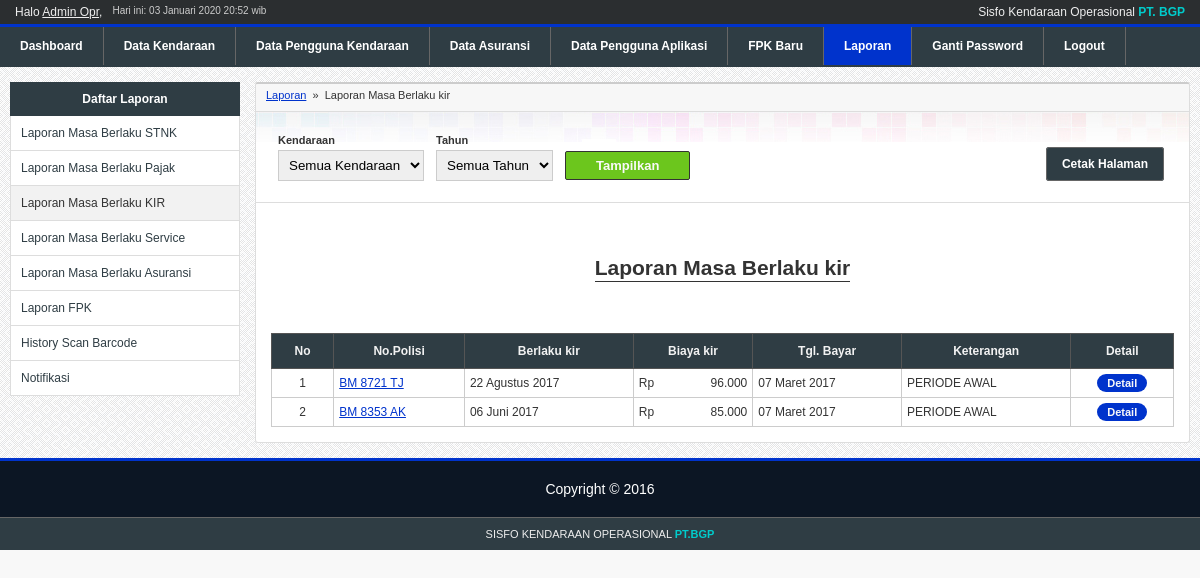
The page /skripsi/apps/laporan/index.php?sub=kir.php (signed in) on the database its author committed.
### tables this page shows
CREATE TABLE IF NOT EXISTS `user` (
  `id_user` tinyint(2) NOT NULL AUTO_INCREMENT,
  `username` varchar(35) NOT NULL,
  `namalengkap` varchar(50) NOT NULL,
  `password` char(40) NOT NULL,
  `tipe_user` enum('manager','admin','slapangan') NOT NULL,
  `no_telp` varchar(14) NOT NULL,
  `terakhir_login` datetime NOT NULL,
  `token` text NOT NULL,
  PRIMARY KEY (`id_user`)
);

CREATE TABLE IF NOT EXISTS `kir` (
  `id_kir` int(11) NOT NULL AUTO_INCREMENT,
  `id_kendaraan` int(11) NOT NULL,
  `berlaku_kir` date NOT NULL,
  `biaya_kir` int(8) unsigned DEFAULT NULL,
  `tgl_input` datetime NOT NULL,
  `tgl_pelaksanaan` date DEFAULT NULL,
  `id_user` tinyint(2) NOT NULL,
  `keterangan` varchar(255) DEFAULT NULL,
  `status` enum('history','active') NOT NULL,
  `id_fpk` int(11) NOT NULL,
  PRIMARY KEY (`id_kir`)
);

CREATE TABLE IF NOT EXISTS `kendaraan` (
  `id_kendaraan` int(11) NOT NULL AUTO_INCREMENT,
  `no_polisi` varchar(12) NOT NULL,
  `nama_stnk` varchar(35) NOT NULL,
  `merk` varchar(25) NOT NULL,
  `jenis` enum('mobil','truk','motor') NOT NULL,
  `tahun_pembuatan` year(4) NOT NULL,
  `no_rangka` varchar(35) NOT NULL,
  `no_mesin` varchar(35) NOT NULL,
  `posisi_stnk` varchar(35) NOT NULL,
  `nama_bpkb` varchar(35) NOT NULL,
  `posisi_bpkb` varchar(35) NOT NULL,
  `status_kendaraan` varchar(10) NOT NULL,
  `id_master_asuransi` tinyint(2) unsigned DEFAULT NULL,
  `id_penggunakendaraan` int(11) NOT NULL,
  PRIMARY KEY (`id_kendaraan`),
  UNIQUE KEY `no_polisi` (`no_polisi`)
);

### skripsi/modules/connect.php (called while the page is built, shortened)
<?php
$connect = mysqli_connect(DB_HOST, DB_USER, DB_PASSWORD);
if($connect){
    function query($sql){
        global $connect;
        $query = mysqli_query($connect, $sql);
        return  $query;
    }
} else {
    die('Unable to connect to '.DB_HOST);
}
?>

### skripsi/modules/library.php (called while the page is built, shortened)
<?php
function monthToId($month){
    switch($month){
        case 1:
            $month = 'Januari';
            break;
        case 3:
            $month = 'Maret';
            break;
        case 6:
            $month = 'Juni';
            break;
        case 8:
            $month = 'Agustus';
            break;
    }
    return $month;
}

### skripsi/modules/pagination/paginator.php (called while the page is built, shortened)
<?php
class Paginator{
	private $_perPage;
	private $_instance;
	private $_page;
	public function __construct($perPage,$instance){
		$this->_instance = $instance;
		$this->_perPage = $perPage;
	}
	public function get_start(){
		return ($this->_page * $this->_perPage) - $this->_perPage;
	}
	private function set_instance(){
		$this->_page = (int) (!isset($_GET[$this->_instance]) ? 1 : $_GET[$this->_instance]);
		$this->_page = ($this->_page == 0 ? 1 : $this->_page);
	}
	public function get_limit(){
        	return "LIMIT ".$this->get_start().",$this->_perPage";
        }
}

### skripsi/apps/laporan/kir.php (the view, shortened to what this page needs)
<div class="breadcrumb print-hide">
    <a href="<?php echo APPURL;?>/laporan/">Laporan</a> &nbsp;&raquo;&nbsp;
    Laporan Masa Berlaku kir
</div>
<div class="print-hide" style="border-bottom:1px solid #ddd;overflow:hidden;margin:15px -20px;padding:0 20px;">
	<ul id="content-menu" style="margin-top:30px">
		<li><a class="btn" href='javascript:print()'>Cetak Halaman</a></li>
	</ul>
	<form method="get" action="" style="float:left">
		<table cellpadding="5">
			<tr>
				<td>
					<div style="font-size:11px;font-weight:bold;margin-bottom:4px;">Kendaraan</div>
					<select name="kendaraan">
						<option value="">Semua Kendaraan</option>
					</select>
				</td>
				<td>
					<div style="font-size:11px;font-weight:bold;margin-bottom:4px;">Tahun</div>
					<select name="tahun">
						<option value="">Semua Tahun</option>
					</select>
				</td>
				<td>
					<div style="font-size:11px;font-weight:bold;margin-bottom:4px;">&nbsp;</div>
					<input type="submit" value="Tampilkan"/>
				</td>
			</tr>
		</table>
	</form>
</div>
<?php
$title = '';
?>
<h2 class="content-title"><span>Laporan Masa Berlaku kir<?php echo ($title ? '<br/>'.$title : '');?></span></h2>
<table border="1" class="list">
<tr>
	<th>No</th>
	<th>No.Polisi</th>
    <th>Berlaku kir</th>
    <th>Biaya kir</th>
	<th>Tgl. Bayar</th>
    <th>Keterangan</th>
	<th class="print-hide">Detail</th>
</tr>
<?php
$whereClause = '';
$sql = "SELECT *
		FROM kir AS s
		JOIN kendaraan AS k ON s.id_kendaraan = k.id_kendaraan
		$whereClause
		ORDER BY berlaku_kir DESC";
$query = query($sql);
$totalRows = mysqli_num_rows($query);
$limit = 5;
$pages = new Paginator($limit, 'page');
$pages->set_total($totalRows);
$sql .= ' '.$pages->get_limit();
$query = query($sql);
$no = 1 + (( ($_GET['page'] ?  $_GET['page'] : 1) - 1) * $limit);
if($totalRows == 0){
	?>
	<tr>
		<td colspan="7" class="nodata">Belum ada data</td>
	</tr>
	<?php
} else {
	while($data = mysqli_fetch_array($query)){
        $angka = $data['biaya_kir'];
        $jumlah_desimal =0;
        $pemisah_desimal =",";
        $pemisah_ribuan =".";
		?>
		<tr class="<?php echo $data['status'];?>">
			<td align="center"><?php echo $no;?></td>
			<td><a href="javascript:void(0)" onClick="return popup('<?php echo BASEURL;?>/apps/kendaraan/detail.php?id_kendaraan=<?php echo $data['id_kendaraan'];?>', 'Detail Kendaraan', 500, 500)"><?php echo $data['no_polisi'];?></a></td>
			<td><?php echo date("d",strtotime($data['berlaku_kir'])) .' '.monthToId(date('m', strtotime($data['berlaku_kir']))). ' '.date('Y', strtotime($data['berlaku_kir']));?></td>
			<td align="right"><span style="float:left">Rp</span><?php echo number_format($angka, $jumlah_desimal, $pemisah_desimal, $pemisah_ribuan); ?></td>
			<td><?php echo date("d",strtotime($data['tgl_pelaksanaan'])) .' '.monthToId(date('m', strtotime($data['tgl_pelaksanaan']))). ' '.date('Y', strtotime($data['tgl_pelaksanaan']));?></td>
			<td>
				<?php
				if($data['keterangan']==NULL){
					echo "-";
				}
				else{
					echo $data['keterangan'];
				}
				?>
			</td>
			<td align="center"  class="print-hide"><a class="btn" href="?sub=kir_detail.php&id=<?php echo $data['id_fpk'];?>">Detail</a></td>
		</tr>
		<?php
		++$no;
	}
}
?>
</table>

### skripsi/apps/components/header.php
<?php
$sql = "SELECT * FROM user WHERE id_user='{$_SESSION['id_user']}'";
$query = query($sql);
$data = mysqli_fetch_array($query);
?>
<div id="header">
    <div id="top-bar">
        <div id="hello"><?php echo 'Halo <u>'.$data['namalengkap'].'</u>';?>, </div>
        <div id="date">Hari ini: <?php echo date('d'),' ',monthToId(date('m')),' ', date('Y H:i');?> wib</div>
        <div id="appname">Sisfo Kendaraan Operasional <b>PT. BGP</b></div>
    </div>
    <ul id="menu">
        <?php $totalNewFPK =  countFPK();?>
        <li<?php echo $page == 'home' ? ' class="active"':'';?>><a href="<?php echo APPURL;?>/home/">Dashboard</a><li>
        <li<?php echo $page == 'kendaraan' ? ' class="active"':'';?>><a href="<?php echo APPURL;?>/kendaraan/">Data Kendaraan</a><li>
        <li<?php echo $page == 'penggunakendaraan' ? ' class="active"':'';?>><a href="<?php echo APPURL;?>/penggunakendaraan/">Data Pengguna Kendaraan</a><li>
        <li<?php echo $page == 'asuransi' ? ' class="active"':'';?>><a href="<?php echo APPURL;?>/asuransi/">Data Asuransi</a><li>
        <li<?php echo $page == 'penggunaaplikasi' ? ' class="active"':'';?>><a href="<?php echo APPURL;?>/penggunaaplikasi/">Data Pengguna Aplikasi</a><li>
        <li<?php echo $page == 'fpk' ? ' class="active"':'';?>><a href="<?php echo APPURL;?>/fpk/">FPK Baru<?php echo $totalNewFPK > 0 ? '<span class="notif">'.$totalNewFPK.'</span>':''?></a><li>
        <li<?php echo $page == 'laporan' ? ' class="active"':'';?>><a href="<?php echo APPURL;?>/laporan/">Laporan</a><li>
        <li<?php echo $page == 'changepassword' ? ' class="active"':'';?>><a href="<?php echo APPURL;?>/changepassword/">Ganti Password</a><li>
        <li><a href="<?php echo APPURL;?>/login/logout.php">Logout</a><li>
    </ul>
</div>

### skripsi/css/style.css (style rules this page uses)
html, body { padding:0; margin:0; }
body { font-size:9pt; background-color:#f8f8f8; color:#333; font-family: arial; font-size: 14px; }
input[type=text], input[type=password], select, textarea { padding:6px; border:1px solid #ccc; }
input[type=submit], input[type=reset] { padding:6px 14px; }
input[type=submit] { background-color:#6cc61d; border:1px solid #333; color:#f9f9f9; padding:6px 30px; font-size: 13px; cursor:pointer; border-radius:2px; font-weight: bold; }
.breadcrumb { font-size:11px; background-color:#f7f7f7; padding:10px 15px; margin:-20px -20px 0 -20px; border-bottom:1px solid #ddd }
#top-bar { color:#eee; background-color:#2b2e30; padding:5px 15px; font-size:12px; overflow:hidden; }
#top-bar #appname { float:right; }
#top-bar #appname b { color:#00CCCC; }
#top-bar #hello, #top-bar #date { float:left; }
#top-bar #date { color:#ccc; margin-left:10px; font-size:10px; }
#menu { border-top:3px solid #0033CC; border-bottom:2px solid #2F3D44; background-color:#2F3D44; color:#fff; padding:0; margin:0; display:block; width: 100%; }
#menu li { display:inline-block; list-style-type:none; }
#menu li a { color:#fff; font-weight: bold; text-decoration:none; font-family:arial; display:block; padding:12px 20px; border-right:1px solid #666; font-size:12px; position:relative }
#menu li.active { background-color:#0033CC; }
a { color:#0033CC; }
table.list { border-collapse: collapse; width:100%; background-color:#fff; }
table.list th { background-color:#2F3D44; color:#f2f2f2; font-weight:bold; border:1px solid #555; font-size:12px; padding:10px; }
table.list td { border:1px solid #ccc; font-size:12px; padding:7px 5px; }
table.list td a.btn { background-color:#0033CC; color:#f8f8f8; font-size:11px; padding:3px 10px; text-decoration:none; border-radius:10px; -moz-border-radius:10px; -webkit-border-radius:10px; -o-border-radius:10px; font-weight:bold; }
h2.content-title { text-align:center; margin:50px 0; line-height:30px; }
h2.content-title span { border-bottom:1px solid #333; padding-bottom:2px; }
#content-menu { padding:0; margin:15px 0 20px 0; float:right; }
#content-menu li { display:inline-block; margin-right:10px; }
#content-menu li a { padding:9px 15px; background-color:#2F3D44; border:1px solid #666; border-radius:3px; color:#fff; text-decoration:none; font-size:12px; font-weight: bold; }

### rows shown on the page
user: namalengkap "Admin Opr"
kir: id_kendaraan.no_polisi "BM 8721 TJ", berlaku_kir "22", berlaku_kir "Agustus", berlaku_kir "2017", biaya_kir "96.000", tgl_pelaksanaan "07", tgl_pelaksanaan "Maret", tgl_pelaksanaan "2017", keterangan "PERIODE AWAL"
kir: id_kendaraan.no_polisi "BM 8353 AK", berlaku_kir "06", berlaku_kir "Juni", berlaku_kir "2017", biaya_kir "85.000", tgl_pelaksanaan "07", tgl_pelaksanaan "Maret", tgl_pelaksanaan "2017", keterangan "PERIODE AWAL"
